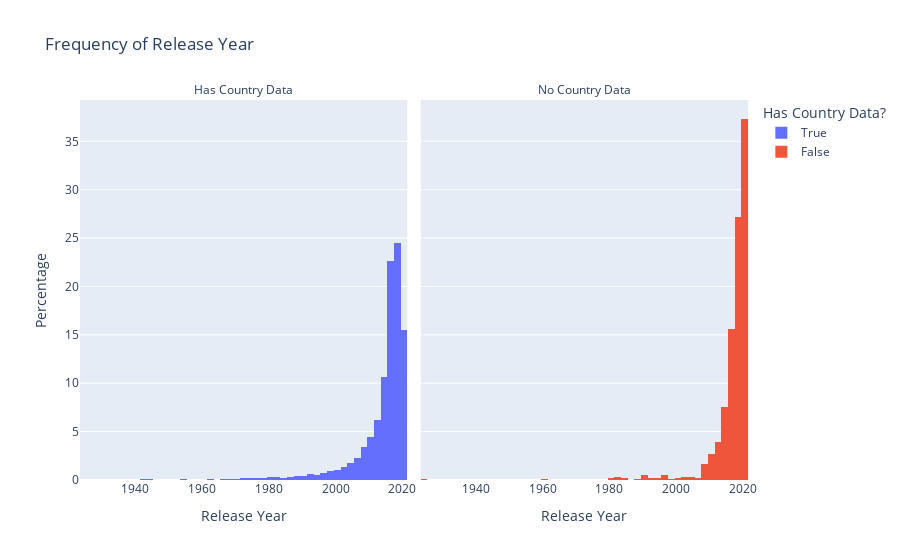

Here is the notebook cell this chart was saved with:
### Markdown cell above
### Release

### Code cell
fig = px.histogram(df,
                   x='release_year',
                   facet_col=df['country'].notna(),
                   color=df['country'].notna(),
                   histnorm='percent',
                   title="Frequency of Release Year",
                   nbins=50)
fig.for_each_annotation(lambda a: a.update(text="Has Country Data" if a.text=='facet_col=True' else "No Country Data"))
fig.update_xaxes(title_text="Release Year")
fig.update_layout(yaxis_title="Percentage",
                  legend_title="Has Country Data?")
fig.show()

### Figure 1 — Plotly figure (JSON) as saved in the notebook; plotly's stock layout.template omitted (floating-point values rounded to 4 significant figures; data arrays with more than 128 entries replaced by an {"elided": "..."} marker saying what was removed)
{"data": [{"bingroup": "x", "histnorm": "percent", "hovertemplate": "color=True<br>facet_col=True<br>release_year=%{x}<br>percent=%{y}<extra></extra>", "legendgroup": "True", "marker": {"color": "#636efa", "pattern": {"shape": ""}}, "name": "True", "nbinsx": 50, "orientation": "v", "showlegend": true, "type": "histogram", "x": {"elided": "7976 int values"}, "xaxis": "x", "yaxis": "y"}, {"bingroup": "x", "histnorm": "percent", "hovertemplate": "color=False<br>facet_col=False<br>release_year=%{x}<br>percent=%{y}<extra></extra>", "legendgroup": "False", "marker": {"color": "#EF553B", "pattern": {"shape": ""}}, "name": "False", "nbinsx": 50, "orientation": "v", "showlegend": true, "type": "histogram", "x": {"elided": "831 int values"}, "xaxis": "x2", "yaxis": "y2"}], "layout": {"annotations": [{"font": {}, "showarrow": false, "text": "Has Country Data", "x": 0.245, "xanchor": "center", "xref": "paper", "y": 1, "yanchor": "bottom", "yref": "paper"}, {"font": {}, "showarrow": false, "text": "No Country Data", "x": 0.755, "xanchor": "center", "xref": "paper", "y": 1, "yanchor": "bottom", "yref": "paper"}], "barmode": "relative", "legend": {"title": {"text": "Has Country Data?"}, "tracegroupgap": 0}, "title": {"text": "Frequency of Release Year"}, "xaxis": {"anchor": "y", "domain": [0, 0.49], "title": {"text": "Release Year"}}, "xaxis2": {"anchor": "y2", "domain": [0.51, 1], "matches": "x", "title": {"text": "Release Year"}}, "yaxis": {"anchor": "x", "domain": [0, 1], "title": {"text": "Percentage"}}, "yaxis2": {"anchor": "x2", "domain": [0, 1], "matches": "y", "showticklabels": false}}}
